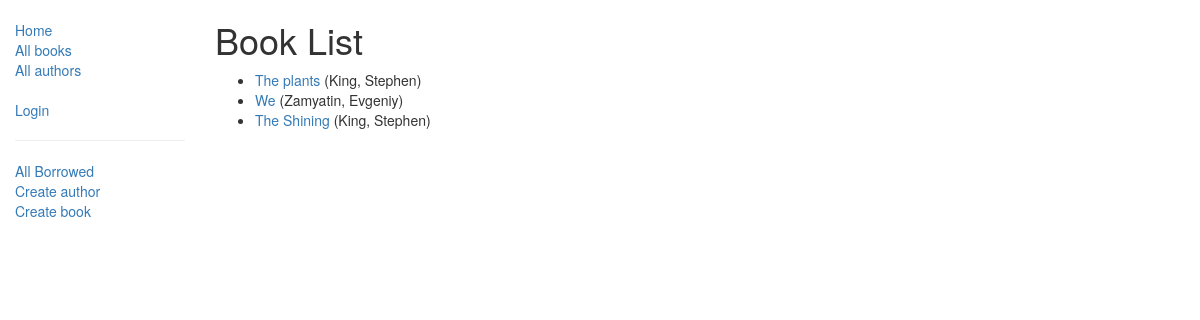
Before: /catalog/books/ with the older database file.
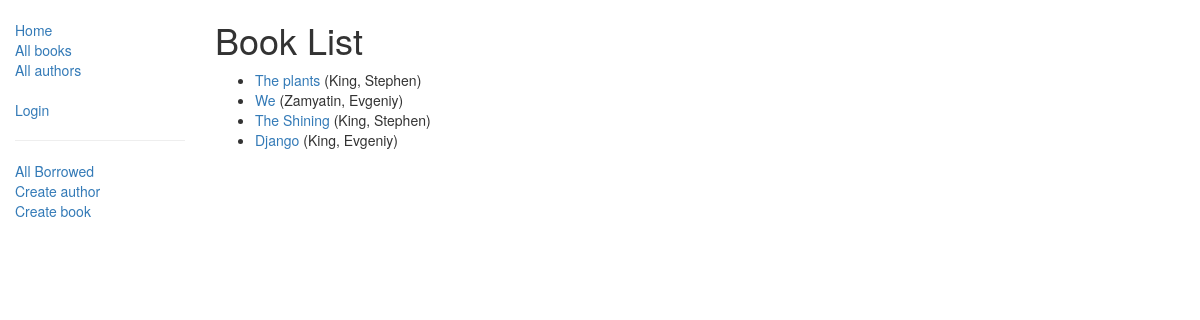
After: the same page with the newer database file.
### catalog/models.py (models this page shows, shortened)
class Book(models.Model):
    title = models.CharField(max_length=200)
    author = models.ForeignKey('Author', on_delete=models.SET_NULL, null=True)
    summary = models.TextField(max_length=1000, help_text="Enter a brief description of the book")
    isbn = models.CharField('ISBN',max_length=13, help_text='13 Character <a href="https://www.isbn-international.org/content/what-isbn">ISBN number</a>')
    genre = models.ManyToManyField(Genre, help_text="Select a genre for this book") #может иметь несколько жанров, а жанр может иметь много книг
    def display_genre(self):
        return ', '.join([genre.name for genre in self.genre.all()[:3]])
    display_genre.short_description = 'Genre'
    def get_absolute_url(self):
        return reverse('book-detail', args=[str(self.id)])

class Author(models.Model):
    first_name = models.CharField(max_length=100)
    last_name = models.CharField(max_length=100)
    date_of_birth = models.DateField(null=True, blank=True)
    date_of_death = models.DateField('Died', null=True, blank=True)
    def __str__(self):
        return '%s, %s' % (self.last_name, self.first_name)
    class Meta:
        ordering = ['last_name']

### catalog/views.py (the view)
# urls.py: path('books/', views.BookListView.as_view(), name='books'),
class BookListView(generic.ListView):
    model = Book
    paginate_by = 10

### catalog/templates/catalog/book_list.html
{% extends "base_generic.html" %}
{% block content %}
    <h1>Book List</h1>
    {% if book_list %}
    <ul>
      {% for book in book_list %}
      <li>
        <a href="{{ book.get_absolute_url }}">{{ book.title }}</a> ({{book.author}})
      </li>
      {% endfor %}
    </ul>
    {% else %}
      <p>В библиотеке нет книг.</p>
    {% endif %}
{% endblock %}

Changed rows visible on the page:
added Book: title "Django", author "King, Evgeniy"
